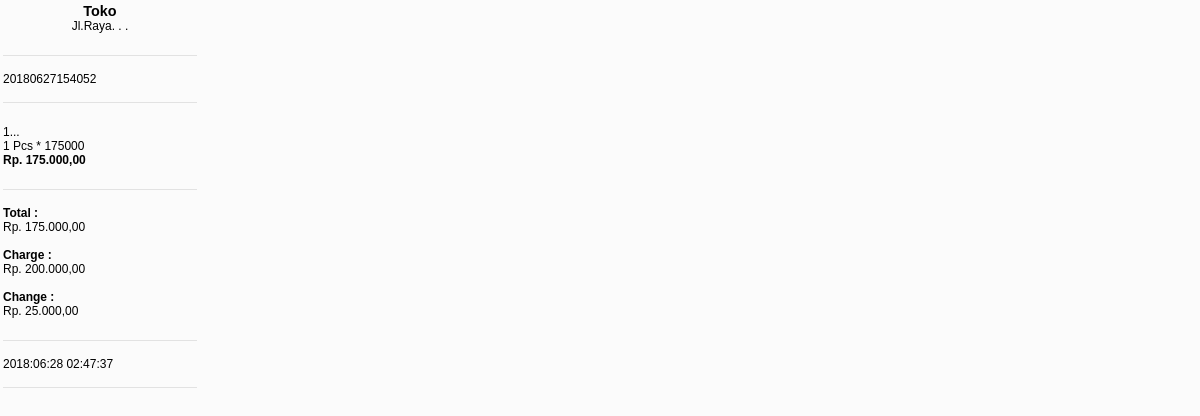
Page /adm/nota/nota_prt.php?notakd=c2f4f21a20a51ea6abe7ccd2d28b9ae5 on the committed database.
### tables this page shows
CREATE TABLE `nota` (
  `kd` varchar(50) NOT NULL DEFAULT '',
  `pelanggan` varchar(100) NOT NULL DEFAULT '',
  `tgl` datetime DEFAULT NULL,
  `no_nota` varchar(20) NOT NULL DEFAULT '',
  `total` varchar(15) NOT NULL DEFAULT '',
  `total_bayar` varchar(15) NOT NULL DEFAULT '',
  `total_kembali` varchar(15) NOT NULL DEFAULT '',
  `pending` enum('true','false') NOT NULL DEFAULT 'false',
  `postdate` datetime DEFAULT NULL
);

CREATE TABLE `nota_detail` (
  `kd` varchar(50) NOT NULL DEFAULT '',
  `kd_nota` varchar(50) NOT NULL DEFAULT '',
  `kd_brg` varchar(50) NOT NULL DEFAULT '',
  `qty` varchar(10) NOT NULL DEFAULT '',
  `subtotal` varchar(15) NOT NULL DEFAULT '',
  `postdate` datetime DEFAULT NULL
);

CREATE TABLE `m_brg` (
  `kd` varchar(50) NOT NULL DEFAULT '',
  `kd_kategori` varchar(50) NOT NULL DEFAULT '',
  `kd_merk` varchar(50) NOT NULL DEFAULT '',
  `kd_satuan` varchar(50) NOT NULL DEFAULT '',
  `kode` varchar(15) NOT NULL DEFAULT '',
  `barkode` varchar(30) NOT NULL DEFAULT '',
  `nama` varchar(100) NOT NULL DEFAULT '',
  `postdate` datetime DEFAULT NULL
);

CREATE TABLE `m_satuan` (
  `kd` varchar(50) NOT NULL DEFAULT '',
  `satuan` varchar(50) NOT NULL DEFAULT ''
);

CREATE TABLE `stock` (
  `kd` varchar(50) NOT NULL DEFAULT '',
  `kd_brg` varchar(50) NOT NULL DEFAULT '',
  `jml_min` varchar(10) NOT NULL DEFAULT '',
  `jml_toko` varchar(10) NOT NULL DEFAULT '',
  `hrg_beli` varchar(15) NOT NULL DEFAULT '',
  `persen` varchar(5) NOT NULL DEFAULT '',
  `hrg_jual` varchar(15) NOT NULL DEFAULT ''
);

### inc/config.php (called while the page is built, shortened)
<?php
$nama_toko = "Toko ";
$alamat_toko = "Jl.Raya. . .";
$sumber = "http://localhost/kasir-toko/";
?>

### inc/fungsi.php (called while the page is built, shortened)
<?php
function nosql($str)
	{
    $str = trim(htmlentities(addslashes(htmlspecialchars($str))));
	$search = array ("'\''",
						"'%'",
						"'@'",
						"'_'",
						"'1=1'",
						"'/'",
						"'!'",
						"'<'",
						"'>'",
						"'\('",
						"'\)'",
						"';'",
						"'-'",
						"'_'",
						"'select '",
						"'delete '",
						"'update '",
						"'alter '",
						"'insert '",
						"'grant '");
	$replace = array ("xpsijix",
						"xpersenx",
						"xtkeongx",
						"xgwahx",
						"x1smdgan1x",
						"xgmringx",
						"xpentungx",
						"xkkirix",
						"xkkananx",
						"xkkurix",
						"xkkurnanx",
						"xkommax",
						"xstrix",
						"xstripbwhx",
						"xtselectx",
						"xtdeletex",
						"xtupdatex",
						"xtalterx",
						"xtinsertx",
						"xtgrantx");
	$str = preg_replace($search,$replace,$str);
	return $str;
  	}
function balikin($str)
	{
	$search = array ("'xpsijix'",
						"'xpersenx'",
						"'xtkeongx'",
						"'xgwahx'",
						"'x1smdgan1x'",
						"'xgmringx'",
						"'xpentungx'",
						"'xkkirix'",
						"'xkkananx'",
						"'xkkurix'",
						"'xkkurnanx'",
						"'xkommax'",
						"'xstrix'",
						"'xstripbwhx'");
	$replace = array ("'",
						"%",
						"@",
						"_",
						"1=1",
						"/",
						"!",
						"<",
						">",
						"(",
						")",
						";",
						"-",
						"_");
	$str = preg_replace($search,$replace,$str);
	return $str;
  	}
function ParseVal($template, $assigned=array())
	{
	foreach($assigned as $word => $replace)
		{
		$template = preg_replace("/\{".$word."\}/i", "$replace",$template);
		}
		return $template;
	}
function LoadTpl($template="")
	{
	$filename = $template;
	if (file_exists($filename))
		{
		if ($FH = fopen($filename, 'r'))
			{
			$template = fread($FH,filesize($filename));
			}
		else
			{
			die("<strong>File Template $filename Tidak Bisa Dibuka...!</strong>");
			}
		}
	else
		{
		die("<strong>File Template $filename Tidak Ada., <br>Harap Dicek...!</strong>");
		}
	return $template;
	}
function xduit2($str)
	{
	if (strlen($str) == 3)
		{
		$nil1 = substr($str,-3);
		$nillx = "Rp. $nil1,00";
		return $nillx;
		}
	else if (strlen($str) == 4)
		{
		$nil1 = substr($str,0,1);
		$nil2 = substr($str,-3);
		$nillx = "Rp. $nil1.$nil2,00";
		return $nillx;
		}
	else if (strlen($str) == 5)
		{
		$nil1 = substr($str,0,2);
		$nil2 = substr($str,-3);
		$nillx = "Rp. $nil1.$nil2,00";
		return $nillx;
		}
	else if (strlen($str) == 6)
		{
		$nil1 = substr($str,0,3);
		$nil2 = substr($str,-3);
		$nillx = "Rp. $nil1.$nil2,00";
		return $nillx;
		}
	}
$tahun = date("Y");
$bulan = date("m");
$tanggal = date("d");
$jam = date("H");
$menit = date("i");
$detik = date("s");
$today = "$tahun:$bulan:$tanggal $jam:$menit:$detik";
$versi = "APLIKASI-TOKO v0.1";
$author = "";
$description = $versi;
$url = "";
$keywords = "";
?>

### adm/nota/nota_prt.php (the view, shortened to what this page needs)
<?php
require("../../inc/config.php");
require("../../inc/fungsi.php");
$tpl = LoadTpl("../../template/window.html");
$judulku = "Nota";
$notakd = nosql($_REQUEST['notakd']);
$qcvu = mysql_query("SELECT * FROM nota ".
						"WHERE pending = 'true' ".
						"ORDER BY postdate DESC");
$rcvu = mysql_fetch_assoc($qcvu);
$tcvu = mysql_num_rows($qcvu);
$cvu_notakd = nosql($rcvu['kd']);
if ($tcvu != 0)
	{
	$diload = "window.print();location.href='nota.php?notakd=$cvu_notakd';";
	}
else
	{
	$diload = "window.print();location.href='nota.php';";
	}
$q = mysql_query("SELECT * FROM nota ".
					"WHERE kd = '$notakd'");
$r = mysql_fetch_assoc($q);
$no_nota = nosql($r['no_nota']);
$tot_total = nosql($r['total']);
$tot_bayar = nosql($r['total_bayar']);
$tot_kembali = nosql($r['total_kembali']);
echo '<table width="200" border="0" cellspacing="0" cellpadding="3">
<tr valign="top">
<td align="center">
<big><strong>'.$nama_toko.'</strong></big>
<br>
'.$alamat_toko.'
</td>
</tr>
</table>';
echo '<table width="200" border="0" cellspacing="0" cellpadding="3">
<tr valign="top">
<td>
<hr>
'.$no_nota.'
<br>
<hr>
</td>
</tr>
</table>';
echo '<table width="200" border="0" cellspacing="0" cellpadding="3">';
$qx = mysql_query("SELECT nota_detail.*, nota_detail.qty AS kdqty, ".
					"nota_detail.subtotal AS kdsub, ".
					"m_brg.*, m_brg.kode AS mbkod, ".
					"m_brg.nama AS mbnm, stock.*, m_satuan.* ".
					"FROM nota_detail, m_brg, stock, m_satuan ".
					"WHERE nota_detail.kd_brg = m_brg.kd ".
					"AND stock.kd_brg = m_brg.kd ".
					"AND m_brg.kd_satuan = m_satuan.kd ".
					"AND nota_detail.kd_nota = '$notakd' ".
					"ORDER BY m_brg.kode ASC");
$rqx = mysql_fetch_assoc($qx);
do
	{
	$mbnm = balikin($rqx['mbnm']);
	$kdqty = nosql($rqx['kdqty']);
	$satuan = balikin($rqx['satuan']);
	$x_qty = "$kdqty $satuan";
	$kdsub = nosql($rqx['kdsub']);
	$hrg_jual = nosql($rqx['hrg_jual']);
	echo '<tr>
	<td>
	'.$mbnm.'...
	<br>
	'.$x_qty.' * '.$hrg_jual.'
	<br>
	<strong>'.xduit2($kdsub).'</strong>
	</td>
	</tr>';
	}
while ($rqx = mysql_fetch_assoc($qx));
echo '</table>';
echo '<table width="200" border="0" cellspacing="0" cellpadding="3">
<tr valign="top">
<td width="100">
<hr>
<strong>Total : </strong>
<br>
'.xduit2($tot_total).'
<br><br>
<strong>Charge : </strong>
<br>
'.xduit2($tot_bayar).'
<br><br>
<strong>Change : </strong>
<br>
'.xduit2($tot_kembali).'
</td>
</tr>
</table>';
echo '<table width="200" border="0" cellspacing="0" cellpadding="3">
<tr valign="top">
<td width="100">
<hr>
'.$today.'
<hr>
</td>
</tr>
</table>';
$isi = ob_get_contents();
require("../../inc/niltpl.php");
exit();
?>

### inc/niltpl.php (shortened to what this page needs)
<?php
$konten = ParseVal($tpl, array ("judul" => $judul,
					"judulku" => $judulku,
					"sumber" => $sumber,
					"isi" => $isi,
					"nama_toko" => $nama_toko,
					"diload" => $diload,
					"dikeydown" => $dikeydown,
					"url" => $url,
					"versi" => $versi,
					"author" => $author,
					"keywords" => $keywords,
					"description" => $description));
echo $konten;
?>

### inc/style/toko.css (style rules this page uses)
body { font-family: Verdana, Arial, Helvetica, sans-serif; font-size: 12px; background-color: #FFFFFF; color: #000000; }
td { font-family: Verdana, Arial, Helvetica, sans-serif; font-size: 12px; color: #000000; }

### rows in the picture
nota: no_nota "20180627154052", total "Rp. 175.000,00", total_bayar "Rp. 200.000,00", total_kembali "Rp. 25.000,00"
nota_detail: m_brg.nama "1", qty.satuan "1 Pcs", stock.hrg_jual "175000", subtotal "Rp. 175.000,00"

### other values in the picture
$nama_toko "Toko"
$alamat_toko "Jl.Raya. . ."
$today "2018:06:28 02:47:37"
